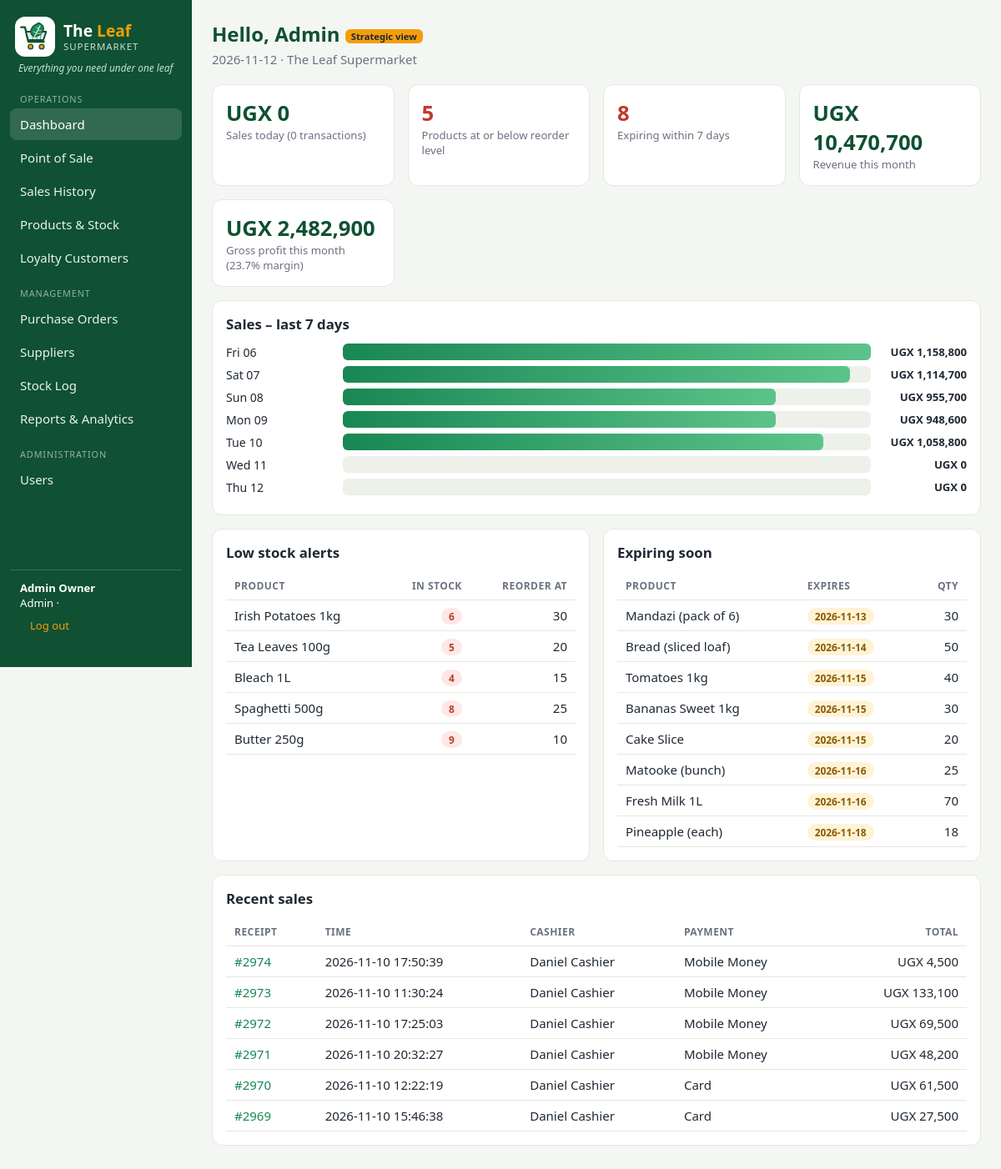
/dashboard.php (signed in), run on the app's committed database.
### tables this page shows
CREATE TABLE `products` (
  `product_id` int(11) NOT NULL AUTO_INCREMENT,
  `sku` varchar(30) NOT NULL,
  `name` varchar(100) NOT NULL,
  `category_id` int(11) NOT NULL,
  `supplier_id` int(11) NOT NULL,
  `cost_price` decimal(12,2) NOT NULL CHECK (`cost_price` >= 0),
  `selling_price` decimal(12,2) NOT NULL CHECK (`selling_price` >= 0),
  `stock_qty` int(11) NOT NULL DEFAULT 0 CHECK (`stock_qty` >= 0),
  `reorder_level` int(11) NOT NULL DEFAULT 10,
  `expiry_date` date DEFAULT NULL,
  `active` tinyint(1) NOT NULL DEFAULT 1,
  PRIMARY KEY (`product_id`),
  UNIQUE KEY `sku` (`sku`),
  KEY `category_id` (`category_id`),
  KEY `supplier_id` (`supplier_id`),
  CONSTRAINT `products_ibfk_1` FOREIGN KEY (`category_id`) REFERENCES `categories` (`category_id`),
  CONSTRAINT `products_ibfk_2` FOREIGN KEY (`supplier_id`) REFERENCES `suppliers` (`supplier_id`)
);

CREATE TABLE `sales` (
  `sale_id` int(11) NOT NULL AUTO_INCREMENT,
  `sale_date` datetime NOT NULL,
  `user_id` int(11) NOT NULL,
  `customer_id` int(11) DEFAULT NULL,
  `total` decimal(12,2) NOT NULL,
  `payment_method` enum('Cash','Mobile Money','Card') NOT NULL,
  `points_earned` int(11) NOT NULL DEFAULT 0,
  PRIMARY KEY (`sale_id`),
  KEY `user_id` (`user_id`),
  KEY `customer_id` (`customer_id`),
  KEY `idx_sales_date` (`sale_date`),
  CONSTRAINT `sales_ibfk_1` FOREIGN KEY (`user_id`) REFERENCES `users` (`user_id`),
  CONSTRAINT `sales_ibfk_2` FOREIGN KEY (`customer_id`) REFERENCES `customers` (`customer_id`)
);

CREATE TABLE `users` (
  `user_id` int(11) NOT NULL AUTO_INCREMENT,
  `full_name` varchar(100) NOT NULL,
  `username` varchar(50) NOT NULL,
  `password_hash` varchar(255) NOT NULL,
  `role` enum('admin','manager','cashier') NOT NULL,
  `active` tinyint(1) NOT NULL DEFAULT 1,
  PRIMARY KEY (`user_id`),
  UNIQUE KEY `username` (`username`)
);

### includes/bootstrap.php (called while the page is built, shortened)
<?php
function cfg() { static $c; return $c ??= require __DIR__ . '/../config.php'; }
function db(): PDO {
    static $pdo;
    if (!$pdo) {
        $c = cfg();
        $pdo = new PDO("mysql:host={$c['host']};port={$c['port']};dbname={$c['name']};charset=utf8mb4", $c['user'], $c['pass'], [
            PDO::ATTR_ERRMODE => PDO::ERRMODE_EXCEPTION,
            PDO::ATTR_DEFAULT_FETCH_MODE => PDO::FETCH_ASSOC,
            PDO::ATTR_EMULATE_PREPARES => false,
        ]);
    }
    return $pdo;
}
function run($sql, $a = []) { $s = db()->prepare($sql); $s->execute($a); return $s; }
function q($sql, $a = []) { return run($sql, $a)->fetchAll(); }
function q1($sql, $a = []) { $r = q($sql, $a); return $r[0] ?? null; }
function e($v) { return htmlspecialchars((string)$v, ENT_QUOTES, 'UTF-8'); }
function ugx($n) { return 'UGX ' . number_format((float)$n); }
function pct_rows(array $rows, $key = 'value') {
    $max = 1; foreach ($rows as $r) $max = max($max, (float)$r[$key]);
    return $rows;
}
function user() { return $_SESSION['user'] ?? null; }
function is_mgr() { return in_array(user()['role'] ?? '', MGR, true); }
require_once __DIR__ . '/layout.php';

### dashboard.php (the view)
<?php
require 'includes/bootstrap.php'; require_login();
$role = user()['role']; $t = date('Y-m-d');
$today = q1('SELECT COALESCE(SUM(total),0) s, COUNT(*) c FROM sales WHERE DATE(sale_date)=?', [$t]);
$low = q('SELECT * FROM products WHERE active=1 AND stock_qty<=reorder_level ORDER BY stock_qty/NULLIF(reorder_level,0) LIMIT 8');
$lowCount = q1('SELECT COUNT(*) c FROM products WHERE active=1 AND stock_qty<=reorder_level')['c'];
$exp = q('SELECT * FROM products WHERE active=1 AND expiry_date IS NOT NULL AND expiry_date<=? ORDER BY expiry_date LIMIT 8', [date('Y-m-d', strtotime('+7 days'))]);
$recent = q('SELECT s.*, u.full_name cashier FROM sales s JOIN users u ON u.user_id=s.user_id ORDER BY sale_id DESC LIMIT 6');
$week = [];
if (is_mgr()) {
    for ($i = 6; $i >= 0; $i--) {
        $day = date('Y-m-d', strtotime("-$i days"));
        $week[] = ['label' => date('D d', strtotime($day)), 'value' => q1('SELECT COALESCE(SUM(total),0) s FROM sales WHERE DATE(sale_date)=?', [$day])['s']];
    }
    $week = pct_rows($week);
}
if ($role === 'admin') {
    $month = q1('SELECT COALESCE(SUM(si.qty*si.unit_price),0) rev, COALESCE(SUM(si.qty*(si.unit_price-si.unit_cost)),0) profit
                 FROM sale_items si JOIN sales s ON s.sale_id=si.sale_id WHERE DATE(s.sale_date)>=?', [date('Y-m-01')]);
}
$levels = ['cashier' => 'Operational view', 'manager' => 'Tactical view', 'admin' => 'Strategic view'];
render_head('Dashboard'); ?>
<h1>Hello, <?= e(explode(' ', user()['name'])[0]) ?> <span class="tag"><?= $levels[$role] ?></span></h1>
<p class="sub"><?= $t ?> · The Leaf Supermarket</p>
<div class="grid g4" style="margin-bottom:16px">
  <div class="card stat"><div class="n"><?= ugx($today['s']) ?></div><div class="l">Sales today (<?= $today['c'] ?> transactions)</div></div>
  <div class="card stat <?= $lowCount ? 'warn' : '' ?>"><div class="n"><?= $lowCount ?></div><div class="l">Products at or below reorder level</div></div>
  <div class="card stat <?= $exp ? 'warn' : '' ?>"><div class="n"><?= count($exp) ?></div><div class="l">Expiring within 7 days</div></div>
  <?php if ($role === 'admin'): ?>
  <div class="card stat"><div class="n"><?= ugx($month['rev']) ?></div><div class="l">Revenue this month</div></div>
  <div class="card stat"><div class="n"><?= ugx($month['profit']) ?></div><div class="l">Gross profit this month (<?= $month['rev'] > 0 ? round($month['profit'] * 100 / $month['rev'], 1) : 0 ?>% margin)</div></div>
  <?php endif; ?>
</div>
<?php if ($week): ?><div class="card"><h2>Sales – last 7 days</h2><?php bars($week); ?></div><?php endif; ?>
<div class="grid g2">
  <div class="card"><h2>Low stock alerts</h2><table><tr><th>Product</th><th class="r">In stock</th><th class="r">Reorder at</th></tr>
  <?php foreach ($low as $p): ?><tr><td><?= e($p['name']) ?></td><td class="r"><span class="badge b-red"><?= $p['stock_qty'] ?></span></td><td class="r"><?= $p['reorder_level'] ?></td></tr>
  <?php endforeach; if (!$low) echo '<tr><td colspan="3">All stock levels healthy.</td></tr>'; ?></table></div>
  <div class="card"><h2>Expiring soon</h2><table><tr><th>Product</th><th>Expires</th><th class="r">Qty</th></tr>
  <?php foreach ($exp as $p): ?><tr><td><?= e($p['name']) ?></td><td><span class="badge <?= $p['expiry_date'] <= $t ? 'b-red' : 'b-amber' ?>"><?= e($p['expiry_date']) ?></span></td><td class="r"><?= $p['stock_qty'] ?></td></tr>
  <?php endforeach; if (!$exp) echo '<tr><td colspan="3">Nothing expiring this week.</td></tr>'; ?></table></div>
</div>
<div class="card" style="margin-top:16px"><h2>Recent sales</h2><table><tr><th>Receipt</th><th>Time</th><th>Cashier</th><th>Payment</th><th class="r">Total</th></tr>
<?php foreach ($recent as $s): ?><tr><td><a href="receipt.php?id=<?= $s['sale_id'] ?>">#<?= $s['sale_id'] ?></a></td><td><?= e($s['sale_date']) ?></td><td><?= e($s['cashier']) ?></td><td><?= e($s['payment_method']) ?></td><td class="r"><?= ugx($s['total']) ?></td></tr><?php endforeach; ?></table></div>
<?php render_foot();

### includes/layout.php (shortened to what this page needs)
<?php
function nav($file, $label, $also = []) {
    $cur = basename($_SERVER['SCRIPT_NAME']);
    $on = ($cur === $file || in_array($cur, $also, true)) ? ' class="on"' : '';
    echo "<a$on href=\"$file\">$label</a>";
}
function render_head($title = '', $bare = false) {
    echo '<!doctype html><html lang="en"><head><meta charset="utf-8"><meta name="viewport" content="width=device-width,initial-scale=1">';
    echo '<link rel="icon" href="' . e(cfg()['logo']) . '"><title>' . e($title ? "$title · " . BRAND : BRAND) . '</title><link rel="stylesheet" href="assets/style.css"></head><body>';
    $u = user();
    echo '<div class="layout"><nav class="side"><div class="brand">' . logo_html() . '<div class="bname">The <span>Leaf</span><small>Supermarket</small></div></div><div class="slogan">' . e(SLOGAN) . '</div>';
    echo '<div class="grp">Operations</div>';
    nav('dashboard.php', 'Dashboard'); nav('pos.php', 'Point of Sale'); nav('sales.php', 'Sales History', ['receipt.php']);
    if (is_mgr()) {
        echo '<div class="grp">Management</div>';
    }
    if ($u['role'] === 'admin') { echo '<div class="grp">Administration</div>'; nav('users.php', 'Users'); }
    echo '<div class="who"><b>' . e($u['name']) . '</b>' . e(ucfirst($u['role'])) . ' · <a href="logout.php" style="color:var(--amber)">Log out</a></div></nav><main>';
}
function render_foot() { echo '</main></div><script src="assets/app.js"></script></body></html>'; }
function bars(array $rows, $money = true) {
    foreach ($rows as $r) {
        echo '<div class="bar"><div class="t" title="' . e($r['label']) . '">' . e($r['label']) . '</div><div class="b"><i style="width:' . (int)$r['pct'] . '%"></i></div><div class="v">' . ($money ? ugx($r['value']) : num($r['value'])) . '</div></div>';
    }
}
function logo_html($class = '') {
    $path = cfg()['logo'] ?? '';
    if ($path && file_exists(__DIR__ . '/../' . $path)) return '<span class="logo ' . $class . '"><img src="' . e($path) . '" alt="' . e(BRAND) . ' logo"></span>';
    return '<span class="logo empty ' . $class . '">LOGO</span>';
}

### assets/style.css (style rules this page uses)
:root { --green:#0f5132;--green2:#198754;--amber:#f59e0b;--bg:#f4f6f3;--card:#fff;--ink:#1f2933;--mute:#6b7280;--line:#e5e7e0;--red:#c0392b }
* { box-sizing:border-box }
body { margin:0;font-family:system-ui,-apple-system,Segoe UI,Roboto,sans-serif;background:var(--bg);color:var(--ink);font-size:15px }
a { color:var(--green2);text-decoration:none }
.layout { display:flex;min-height:100vh }
.side { width:230px;background:var(--green);color:#fff;padding:18px 12px;position:sticky;top:0;height:100vh;display:flex;flex-direction:column }
.brand { display:flex;gap:10px;align-items:center;font-weight:800;font-size:1.2rem;padding:2px 6px 6px;line-height:1.1 }
.brand span { color:var(--amber) }
.brand small { display:block;font-weight:400;font-size:.72rem;opacity:.8;margin-top:3px;letter-spacing:.08em;text-transform:uppercase }
.side a { display:block;color:#e7f3ec;padding:9px 12px;border-radius:8px;margin-bottom:2px }
.side a:hover,.side a.on { background:rgba(255,255,255,.14);color:#fff }
.side .grp { font-size:.68rem;text-transform:uppercase;letter-spacing:.08em;opacity:.55;margin:14px 12px 4px }
.who { margin-top:auto;padding:12px;font-size:.82rem;border-top:1px solid rgba(255,255,255,.18) }
.who b { display:block }
main { flex:1;padding:24px;max-width:1200px;min-width:0 }
h1 { margin:0 0 4px;font-size:1.5rem;color:var(--green) }
.sub { color:var(--mute);margin:0 0 20px }
h2 { font-size:1.05rem;margin:0 0 12px }
.grid { display:grid;gap:16px }
.g4 { grid-template-columns:repeat(auto-fit,minmax(200px,1fr)) }
.g2 { grid-template-columns:repeat(auto-fit,minmax(340px,1fr)) }
.card { background:var(--card);border:1px solid var(--line);border-radius:12px;padding:16px;margin-bottom:16px;overflow-x:auto }
.grid .card { margin-bottom:0 }
.stat .n { font-size:1.6rem;font-weight:800;color:var(--green) }
.stat .l { color:var(--mute);font-size:.82rem }
.stat.warn .n { color:var(--red) }
table { width:100%;border-collapse:collapse }
th,td { text-align:left;padding:8px 10px;border-bottom:1px solid var(--line);white-space:nowrap }
th { font-size:.75rem;text-transform:uppercase;letter-spacing:.04em;color:var(--mute) }
td.r,th.r { text-align:right }
.badge { padding:2px 9px;border-radius:99px;font-size:.74rem;font-weight:600;background:#e8ece6 }
.b-red { background:#fde8e6;color:var(--red) }
.b-amber { background:#fff3d6;color:#8a5a00 }
.bar { display:flex;align-items:center;gap:10px;margin:7px 0;font-size:.88rem }
.bar .t { width:130px;flex:none;overflow:hidden;text-overflow:ellipsis;white-space:nowrap }
.bar .b { flex:1;background:#edf1ea;border-radius:6px;height:20px }
.bar .b i { display:block;height:100%;background:linear-gradient(90deg,var(--green2),#5cc48a);border-radius:6px }
.bar .v { width:105px;flex:none;text-align:right;font-weight:600;font-size:.82rem }
.tag { display:inline-block;font-size:.7rem;background:var(--amber);color:#1f2933;border-radius:6px;padding:1px 7px;font-weight:700;vertical-align:middle }
.logo { display:inline-flex;align-items:center;justify-content:center;width:48px;height:48px;flex:none;background:#fff;border-radius:12px;padding:4px;overflow:hidden }
.logo img { width:100%;height:100%;object-fit:contain }
.slogan { font-size:.74rem;font-style:italic;color:#bfe3cf;padding:0 8px 8px 10px;line-height:1.3 }

### data on the page
products: name "Irish Potatoes 1kg", stock_qty "6", reorder_level "30"
products: name "Tea Leaves 100g", stock_qty "5", reorder_level "20"
products: name "Bleach 1L", stock_qty "4", reorder_level "15"
products: name "Spaghetti 500g", stock_qty "8", reorder_level "25"
products: name "Butter 250g", stock_qty "9", reorder_level "10"
products: name "Mandazi (pack of 6)", expiry_date "2026-11-13", stock_qty "30"
products: name "Bread (sliced loaf)", expiry_date "2026-11-14", stock_qty "50"
products: name "Tomatoes 1kg", expiry_date "2026-11-15", stock_qty "40"
products: name "Bananas Sweet 1kg", expiry_date "2026-11-15", stock_qty "30"
products: name "Cake Slice", expiry_date "2026-11-15", stock_qty "20"
products: name "Matooke (bunch)", expiry_date "2026-11-16", stock_qty "25"
products: name "Fresh Milk 1L", expiry_date "2026-11-16", stock_qty "70"
products: name "Pineapple (each)", expiry_date "2026-11-18", stock_qty "18"
sales: sale_id "2974", sale_date "2026-11-10 17:50:39", user.full_name "Daniel Cashier", payment_method "Mobile Money", total "UGX 4,500"
sales: sale_id "2973", sale_date "2026-11-10 11:30:24", user.full_name "Daniel Cashier", payment_method "Mobile Money", total "UGX 133,100"
sales: sale_id "2972", sale_date "2026-11-10 17:25:03", user.full_name "Daniel Cashier", payment_method "Mobile Money", total "UGX 69,500"
sales: sale_id "2971", sale_date "2026-11-10 20:32:27", user.full_name "Daniel Cashier", payment_method "Mobile Money", total "UGX 48,200"
sales: sale_id "2970", sale_date "2026-11-10 12:22:19", user.full_name "Daniel Cashier", payment_method "Card", total "UGX 61,500"
sales: sale_id "2969", sale_date "2026-11-10 15:46:38", user.full_name "Daniel Cashier", payment_method "Card", total "UGX 27,500"

### other printed values
SLOGAN "Everything you need under one leaf"
$label "Dashboard Point of Sale Sales History Products & Stock Loyalty Customers Purchase Orders Suppliers Stock Log Reports & Analytics Users"
$u['name'] "Admin Owner"
$u['role'] "Admin"
explode(' ', user()['name'])[0] "Admin"
$levels[$role] "Strategic view"
$t "2026-11-12"
ugx($today['s']) "UGX 0"
$today['c'] "0"
$lowCount "5"
count($exp) "8"
ugx($month['rev']) "UGX 10,470,700"
ugx($month['profit']) "UGX 2,482,900"
$month['profit'] * 100 / $month['rev'] "23.7"
$r['label'] "Fri 06"
